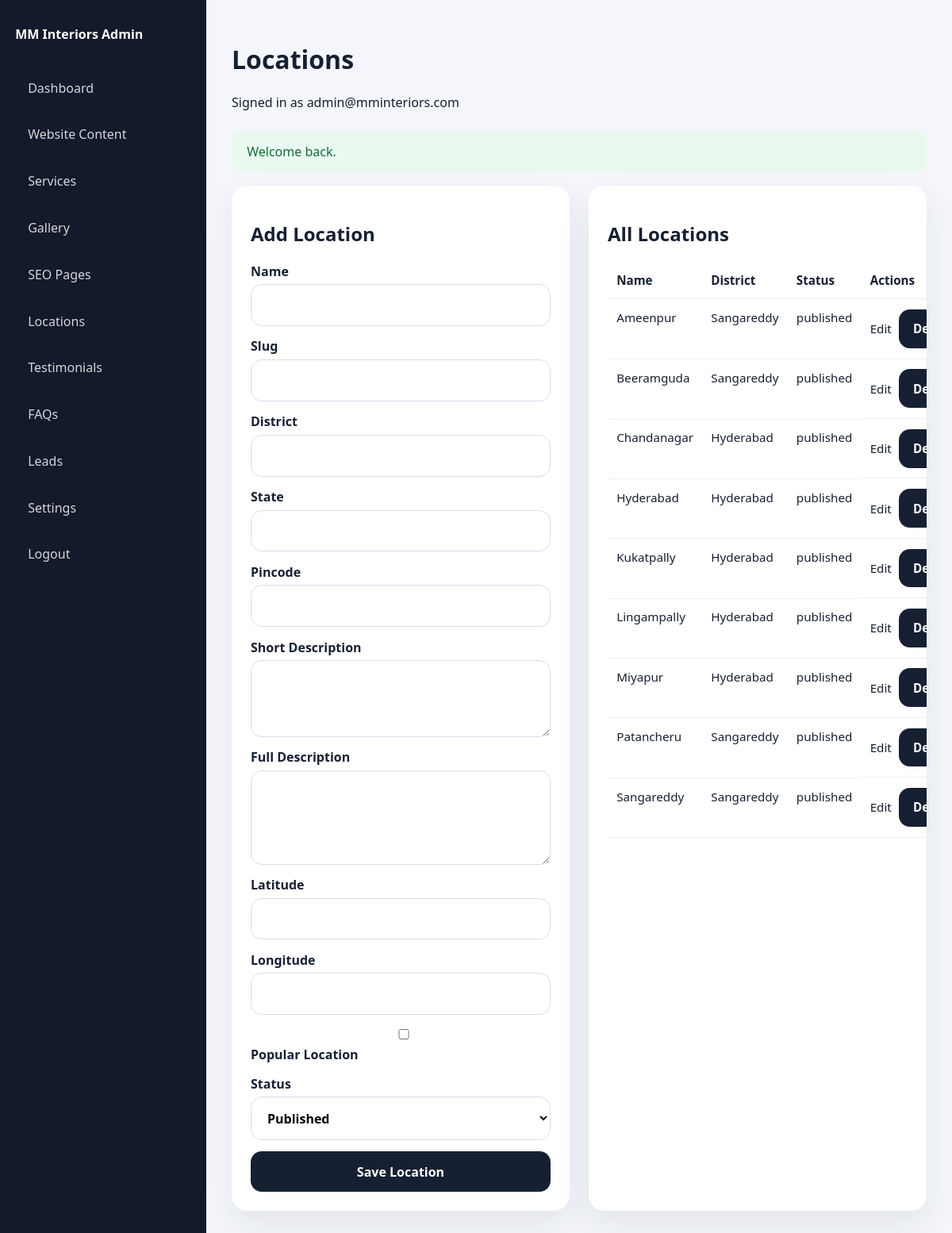
The app's page /admin/locations.php (signed in) with its own data.
### tables this page shows
CREATE TABLE locations (
  id INT UNSIGNED AUTO_INCREMENT PRIMARY KEY,
  name VARCHAR(190) NOT NULL,
  slug VARCHAR(190) NOT NULL UNIQUE,
  district VARCHAR(190) NULL,
  state VARCHAR(190) NULL,
  pincode VARCHAR(20) NULL,
  short_description TEXT NULL,
  full_description MEDIUMTEXT NULL,
  latitude VARCHAR(50) NULL,
  longitude VARCHAR(50) NULL,
  is_popular TINYINT(1) NOT NULL DEFAULT 0,
  status VARCHAR(20) NOT NULL DEFAULT 'draft',
  created_at DATETIME NOT NULL,
  updated_at DATETIME NOT NULL
);

### admin/bootstrap.php (called while the page is built, shortened)
<?php
function admin_render(string $view, array $data = [], string $title = 'Admin Panel'): void
{
    extract($data, EXTR_SKIP);
    require __DIR__ . '/../views/admin/' . $view . '.php';
    $content = ob_get_clean();
    require __DIR__ . '/../views/layouts/admin.php';
}

### admin/locations.php (called while the page is built, shortened)
<?php
require_once __DIR__ . '/bootstrap.php';
$editItem = !empty($_GET['edit']) ? db_row('SELECT * FROM locations WHERE id = ?', [(int) $_GET['edit']]) : null;
$items = db_all('SELECT * FROM locations ORDER BY is_popular DESC, name');
admin_render('locations', compact('items', 'editItem'), 'Locations');

### includes/helpers.php (called while the page is built, shortened)
<?php
function e(?string $value): string
{
    return htmlspecialchars((string) $value, ENT_QUOTES, 'UTF-8');
}
function flash(string $key, ?string $message = null): ?string
{
    $value = $_SESSION['_flash'][$key] ?? null;
    return $value;
}
function db_row(string $sql, array $params = []): ?array
{
    $stmt = db()->prepare($sql);
    $stmt->execute($params);
    $row = $stmt->fetch();
    return $row ?: null;
}
function db_all(string $sql, array $params = []): array
{
    $stmt = db()->prepare($sql);
    $stmt->execute($params);
    return $stmt->fetchAll();
}

### config/database.php (called while the page is built, shortened)
<?php
function db(): PDO
{
    static $pdo = null;
    if ($pdo instanceof PDO) {
        return $pdo;
    }
    $dsn = sprintf('mysql:host=%s;dbname=%s;charset=utf8mb4', DB_HOST, DB_NAME);
    $pdo = new PDO($dsn, DB_USER, DB_PASS, [
        PDO::ATTR_ERRMODE => PDO::ERRMODE_EXCEPTION,
        PDO::ATTR_DEFAULT_FETCH_MODE => PDO::FETCH_ASSOC,
        PDO::ATTR_EMULATE_PREPARES => false,
    ]);
    return $pdo;
}

### includes/auth.php (called while the page is built, shortened)
<?php
function current_admin(): ?array
{
    return db_row('SELECT * FROM admins WHERE id = ?', [(int) $_SESSION['admin_id']]);
}

### views/admin/locations.php (the view, shortened to what this page needs)
<section class="admin-grid two-columns">
    <div class="admin-panel">
        <h2><?= $editItem ? 'Edit Location' : 'Add Location'; ?></h2>
        <form method="post" class="admin-form">
            <label>Name<input type="text" name="name" value="<?= e($editItem['name'] ?? ''); ?>" required></label>
            <label>Slug<input type="text" name="slug" value="<?= e($editItem['slug'] ?? ''); ?>"></label>
            <label>District<input type="text" name="district" value="<?= e($editItem['district'] ?? ''); ?>"></label>
            <label>State<input type="text" name="state" value="<?= e($editItem['state'] ?? ''); ?>"></label>
            <label>Pincode<input type="text" name="pincode" value="<?= e($editItem['pincode'] ?? ''); ?>"></label>
            <label>Short Description<textarea name="short_description" rows="3"><?= e($editItem['short_description'] ?? ''); ?></textarea></label>
            <label>Full Description<textarea name="full_description" rows="4"><?= e($editItem['full_description'] ?? ''); ?></textarea></label>
            <label>Latitude<input type="text" name="latitude" value="<?= e($editItem['latitude'] ?? ''); ?>"></label>
            <label>Longitude<input type="text" name="longitude" value="<?= e($editItem['longitude'] ?? ''); ?>"></label>
            <label><input type="checkbox" name="is_popular" value="1"<?= !empty($editItem['is_popular']) ? ' checked' : ''; ?>> Popular Location</label>
            <label>Status<select name="status"><option value="published">Published</option><option value="draft"<?= (($editItem['status'] ?? '') === 'draft') ? ' selected' : ''; ?>>Draft</option></select></label>
            <button type="submit">Save Location</button>
        </form>
    </div>
    <div class="admin-panel">
        <h2>All Locations</h2>
        <table class="admin-table">
            <thead><tr><th>Name</th><th>District</th><th>Status</th><th>Actions</th></tr></thead>
            <tbody>
                <?php foreach ($items as $item): ?>
                    <tr>
                        <td><?= e($item['name']); ?></td>
                        <td><?= e($item['district']); ?></td>
                        <td><?= e($item['status']); ?></td>
                        <td class="actions">
                            <a href="/admin/locations.php?edit=<?= e((string) $item['id']); ?>">Edit</a>
                            <form method="post">
                                <button type="submit" onclick="return confirm('Delete this location?')">Delete</button>
                            </form>
                        </td>
                    </tr>
                <?php endforeach; ?>
            </tbody>
        </table>
    </div>
</section>

### views/layouts/admin.php (shortened to what this page needs)
<?php $admin = current_admin(); ?>
<!doctype html>
<html lang="en">
<head>
    <link rel="stylesheet" href="/assets/css/admin.css">
</head>
<body class="admin-body">
    <aside class="admin-sidebar">
        <div class="admin-brand">MM Interiors Admin</div>
        <nav>
            <a href="/admin/index.php">Dashboard</a>
            <a href="/admin/content.php">Website Content</a>
            <a href="/admin/services.php">Services</a>
            <a href="/admin/projects.php">Gallery</a>
            <a href="/admin/seo-pages.php">SEO Pages</a>
            <a href="/admin/locations.php">Locations</a>
            <a href="/admin/testimonials.php">Testimonials</a>
            <a href="/admin/faqs.php">FAQs</a>
            <a href="/admin/enquiries.php">Leads</a>
            <a href="/admin/settings.php">Settings</a>
            <a href="/admin/logout.php">Logout</a>
        </nav>
    </aside>
    <main class="admin-main">
        <header class="admin-header">
            <div>
                <h1><?= e($title ?? 'Admin Panel'); ?></h1>
                <p>Signed in as <?= e($admin['email'] ?? ''); ?></p>
            </div>
        </header>
        <?php if ($success = flash('success')): ?>
            <div class="notice success"><?= e($success); ?></div>
        <?php endif; ?>
        <?= $content; ?>
    </main>
</body>
</html>

### assets/css/admin.css (style rules this page uses)
* { box-sizing: border-box; }
body { margin: 0; font-family: "Segoe UI", Tahoma, Geneva, Verdana, sans-serif; background: #f4f6fb; color: #162032; }
a { color: inherit; text-decoration: none; }
.admin-body { display: grid; grid-template-columns: 260px 1fr; min-height: 100vh; }
.admin-sidebar { background: #131a2b; color: #fff; padding: 2rem 1.2rem; }
.admin-brand { font-weight: 800; margin-bottom: 2rem; }
.admin-sidebar nav { display: grid; gap: .6rem; }
.admin-sidebar a { padding: .85rem 1rem; border-radius: 14px; color: rgba(255,255,255,.82); }
.admin-main { padding: 2rem; }
.admin-header { margin-bottom: 1.5rem; }
.metric-card, .admin-panel, .login-card { background: #fff; border-radius: 20px; box-shadow: 0 18px 40px rgba(20,32,50,.08); }
.admin-grid { display:grid; gap: 1.5rem; }
.two-columns { grid-template-columns: 1fr 1fr; }
.admin-panel { padding: 1.5rem; overflow-x: auto; }
.admin-form { display:grid; gap: .9rem; }
.admin-form label { display:grid; gap:.35rem; font-weight:600; }
input, textarea, select, button { font: inherit; }
input, textarea, select { width:100%; border:1px solid #d7ddea; border-radius:14px; padding:.9rem 1rem; background:#fff; }
button { border: 0; border-radius: 14px; padding: .9rem 1.1rem; background: #162032; color: #fff; font-weight: 700; cursor: pointer; }
.admin-table { width:100%; border-collapse: collapse; font-size: .95rem; }
.admin-table th, .admin-table td { padding: .8rem .7rem; border-bottom:1px solid #ebeff6; vertical-align: top; text-align:left; }
.actions { display:flex; gap:.6rem; align-items:center; }
.actions form { margin:0; }
.notice { padding: 1rem 1.2rem; border-radius: 14px; margin-bottom: 1rem; }
.notice.success { background: #e9f9ef; color: #156c38; }

### records on screen
locations: name "Ameenpur", district "Sangareddy", status "published"
locations: name "Beeramguda", district "Sangareddy", status "published"
locations: name "Chandanagar", district "Hyderabad", status "published"
locations: name "Hyderabad", district "Hyderabad", status "published"
locations: name "Kukatpally", district "Hyderabad", status "published"
locations: name "Lingampally", district "Hyderabad", status "published"
locations: name "Miyapur", district "Hyderabad", status "published"
locations: name "Patancheru", district "Sangareddy", status "published"
locations: name "Sangareddy", district "Sangareddy", status "published"

### other values on screen
$title "Locations"
$admin['email'] "admin@mminteriors.com"
$success "Welcome back."
